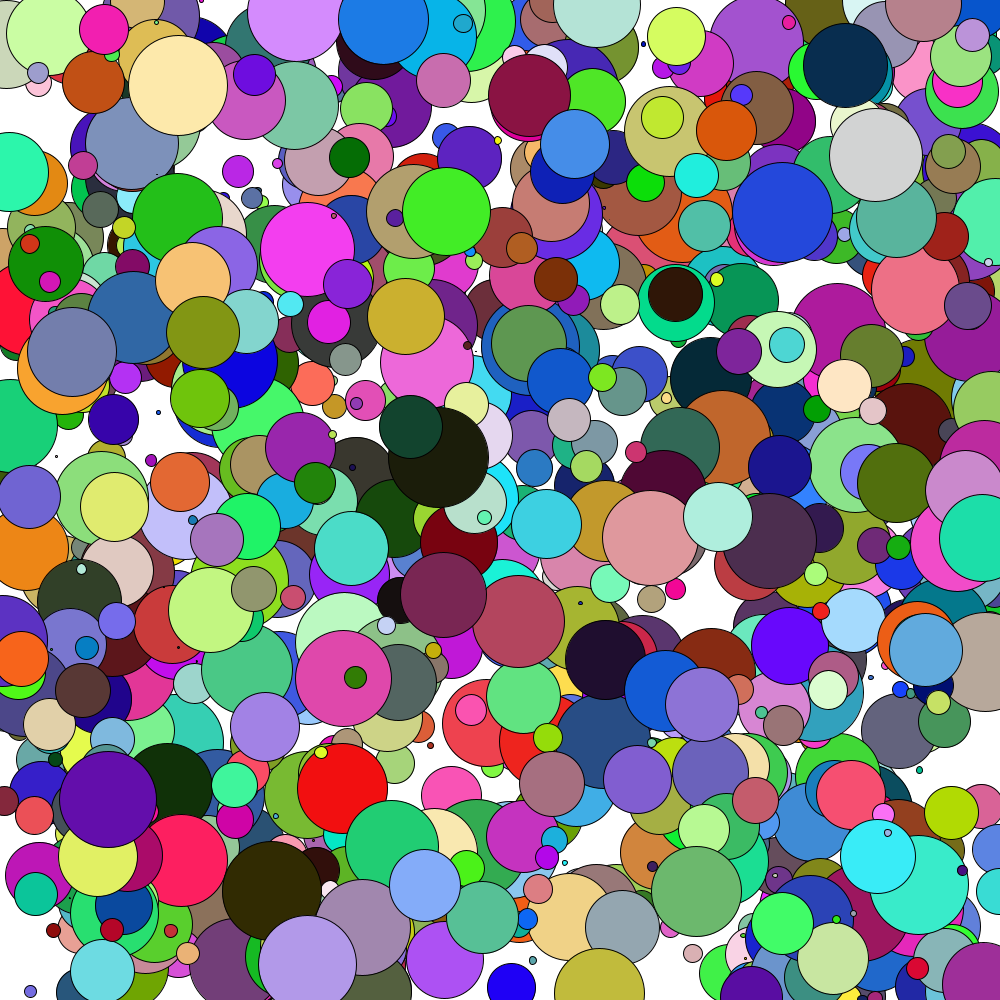
Frame 1 (no input)
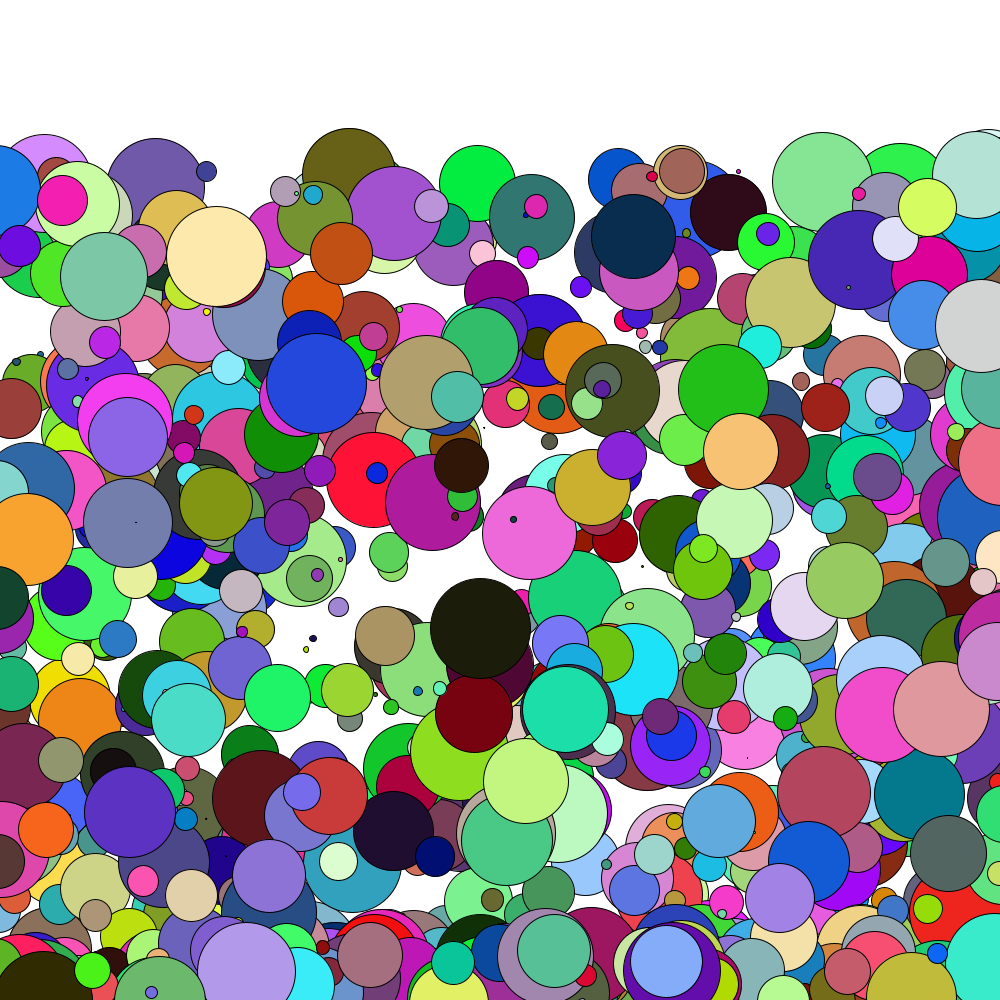
Frame 60 (the mouse pressed at the canvas centre just before this capture)
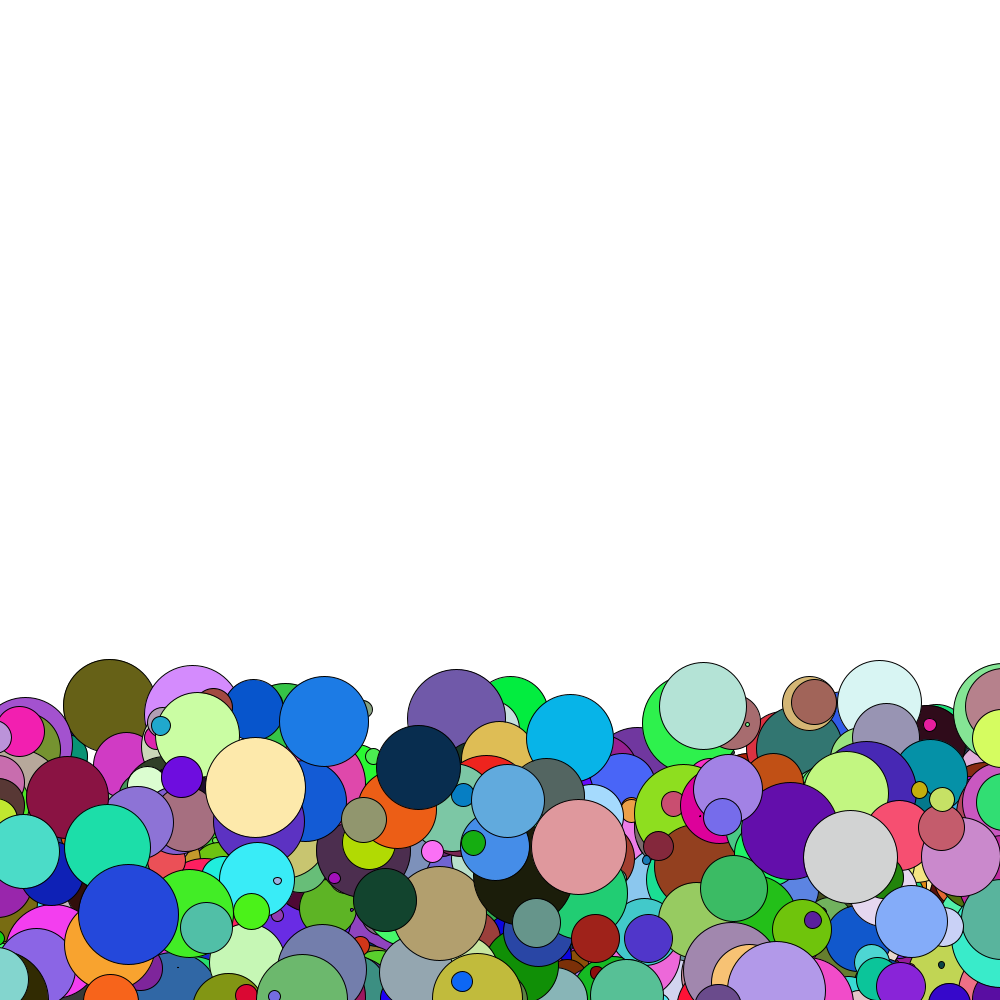
Frame 120 (the mouse held since frame 60 and released just before this capture)

The Processing sketch that drew these frames (run headless with seeded random() and noise(); from frame 60 on, the mouse is pressed at the canvas centre):

// Processing sketch: sketch_160315a
// ── sketch_160315a.pde

// Two ball objects
Ball[] ball=new Ball[1000];

// Global gravity variable
void setup() { 
  size(1000,1000); 
  smooth();
  
  for(int i=0;i<1000;++i)ball[i]=new Ball();
 
} 

void draw() { 
  background(255); 
  
  // Display ball objects
  for(int i=0;i<1000;++i)ball[i].display();

  for(int i=0;i<1000;++i)ball[i].update();

} 
// ── Ball.pde
class Ball {

  float x;       // x location of square 
  float y;       // y location of square 
  float xspeed,yspeed;   // speed of square 
  float w;       // size
  float gravity;
  float r,g,b;
  float e;
  // Ball constuctor
  Ball() {
    x = random(1000);
    y = random(1000);
    w = random(100);
    xspeed=random(-10,10);
    yspeed=0;
    gravity=0.1;
    r=random(255);
    g=random(255);
    b=random(255);
    e=-random(0.8,0.95);
  }


  void display() {
    // Display the square 
    fill(r,g,b); 
    stroke(0); 
    ellipse(x,y,w,w); 
  }

  void update() {
    // Add speed to location
    x=x+xspeed;
    y=y+yspeed; 

    // Add gravity to speed
    
    yspeed = yspeed + gravity;
    // If square reaches the bottom 
    // Reverse speed 
    if (x > width)xspeed = xspeed * e;
    if (x < 0)xspeed = xspeed * e;
    if(y > height)yspeed = yspeed * e;
  }
}
